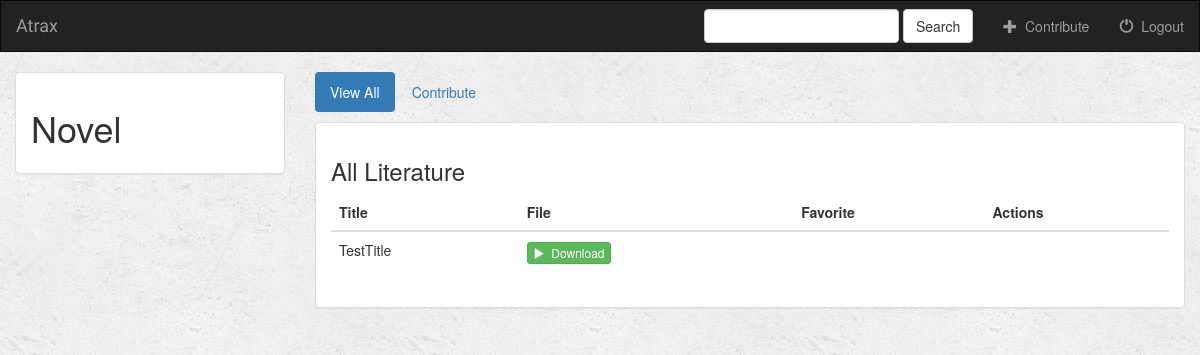
Before: /portal/1/ (signed in) with the older database file.
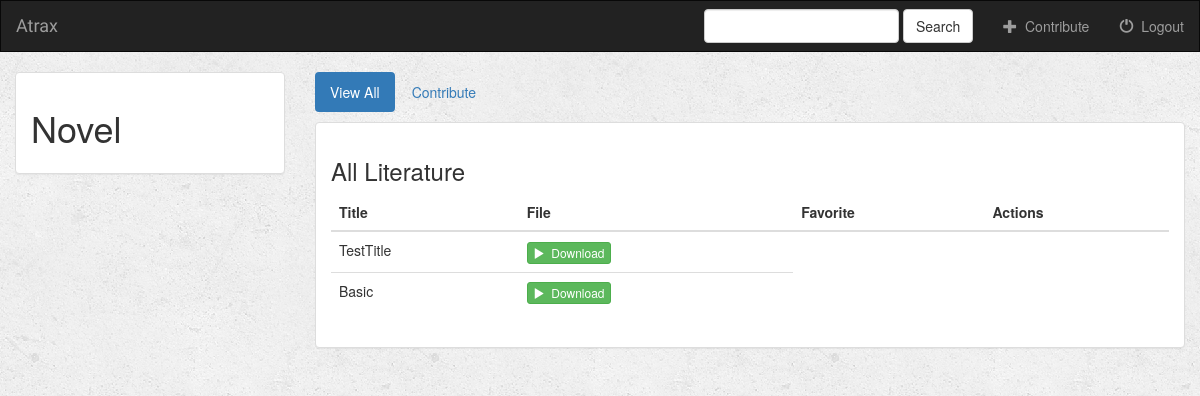
After: the same page with the newer database file.
### portal/models.py (models this page shows, shortened)
class LiteratureType(models.Model):
    lit_type_name = models.CharField(max_length=250)
    def __str__(self):
        return self.lit_type_name

class Literature(models.Model):
    user = models.ForeignKey(User, default=1)
    lit_type = models.ForeignKey(LiteratureType, on_delete=models.CASCADE)
    lit_author = models.CharField(max_length=250)
    lit_title = models.CharField(max_length=250)
    lit_desc = models.TextField(max_length=1000, null=True)
    lit_file = models.FileField(default='')
    uploaded_at = models.DateTimeField(auto_now_add=True, blank=True, null=True)

### portal/views.py (the view)
# urls.py: url(r'^(?P<lit_type_id>[0-9]+)/$', views.detail, name='detail'),
def detail(request, lit_type_id):
    if not request.user.is_authenticated():
        return render(request, 'portal/login.html')
    else:
        user = request.user
        lit_type = get_object_or_404(LiteratureType, pk=lit_type_id)
        return render(request, 'portal/detail.html', {'lit_type': lit_type, 'user': user})

### templates/portal/detail.html (shortened to what this page needs)
{% extends 'portal/base.html' %}
{% block body %}
<div class="container-fluid songs-container">
    <div class="row">
        <div class="col-sm-4 col-md-3">
            <div class="panel panel-default">
                <div class="panel-body">
                    <h1>{{ lit_type.lit_type_name }}</small></h1>
                </div>
            </div>
        </div>
        <div class="col-sm-8 col-md-9">
            <ul class="nav nav-pills" style="margin-bottom: 10px;">
                <li role="presentation" class="active"><a href="{% url 'portal:detail' lit_type.id %}">View All</a></li>
                <li role="presentation"><a href="{% url 'portal:contribute' lit_type.id %}">Contribute</a></li>
            </ul>
            <div class="panel panel-default">
                <div class="panel-body">
                    <h3>All Literature</h3>
                    <table class="table">
                        <thead>
                        <tr>
                            <th>Title</th>
                            <th>File</th>
                            <th>Favorite</th>
                            <th>Actions</th>
                        </tr>
                        </thead>
                        <tbody>
                        {% for literature in lit_type.literature_set.all %}
                            <tr>
                                <td>{{ literature.lit_title }}</td>
                                <td>
                                    <a target="_blank" href="{{ literature.lit_file.url }}">
                                        <button type="button" class="btn btn-success btn-xs">
                                            <span class="glyphicon glyphicon-play"></span>&nbsp; Download
                                        </button>
                                    </a>
                                </td>
                            </tr>
                        {% endfor %}
                        </tbody>
                    </table>
                </div>
            </div>
        </div>
    </div>
</div>
{% endblock %}

### templates/portal/base.html (shortened to what this page needs)
<!DOCTYPE html>
<html lang="en">
<head>
    {% load staticfiles %}
    <link rel="stylesheet" href="https://maxcdn.bootstrapcdn.com/bootstrap/3.3.6/css/bootstrap.min.css">
    <link rel="stylesheet" type="text/css" href="{% static 'portal/style.css' %}"/>
</head>
<body>
<nav class="navbar navbar-inverse">
    <div class="container-fluid">
        <div class="navbar-header">
            <a class="navbar-brand" href="{% url 'portal:index' %}">Atrax</a>
        </div>
            <ul class="nav navbar-nav navbar-right">
                <form class="navbar-form navbar-left" role="search" method="get" action="{% url 'portal:index' %}">
                    <div class="form-group">
                        <input type="text" class="form-control" name="q" value="{{ request.GET.q }}">
                    </div>
                    <button type="submit" class="btn btn-default">Search</button>
                </form>
                <li>
                    <a href="{% url 'portal:contribute_b' %}">
                        <span class="glyphicon glyphicon-plus" aria-hidden="true"></span>&nbsp; Contribute
                    </a>
                </li>
                <li>
                    <a href="{% url 'portal:logout_user' %}">
                        <span class="glyphicon glyphicon-off" aria-hidden="true"></span>&nbsp; Logout
                    </a>
                </li>
            </ul>
        </div>
</nav>
{% block body %}
{% endblock %}
</body>
</html>

### atraxwebportal/static/portal/style.css (style rules this page uses)
body { background: white url("images/background.png"); }
.navbar { border-radius: 0; }
.navbar-brand { font-family: 'Satisfy', cursive; }

Changed rows visible on the page:
added Literature: lit_title "Basic"
